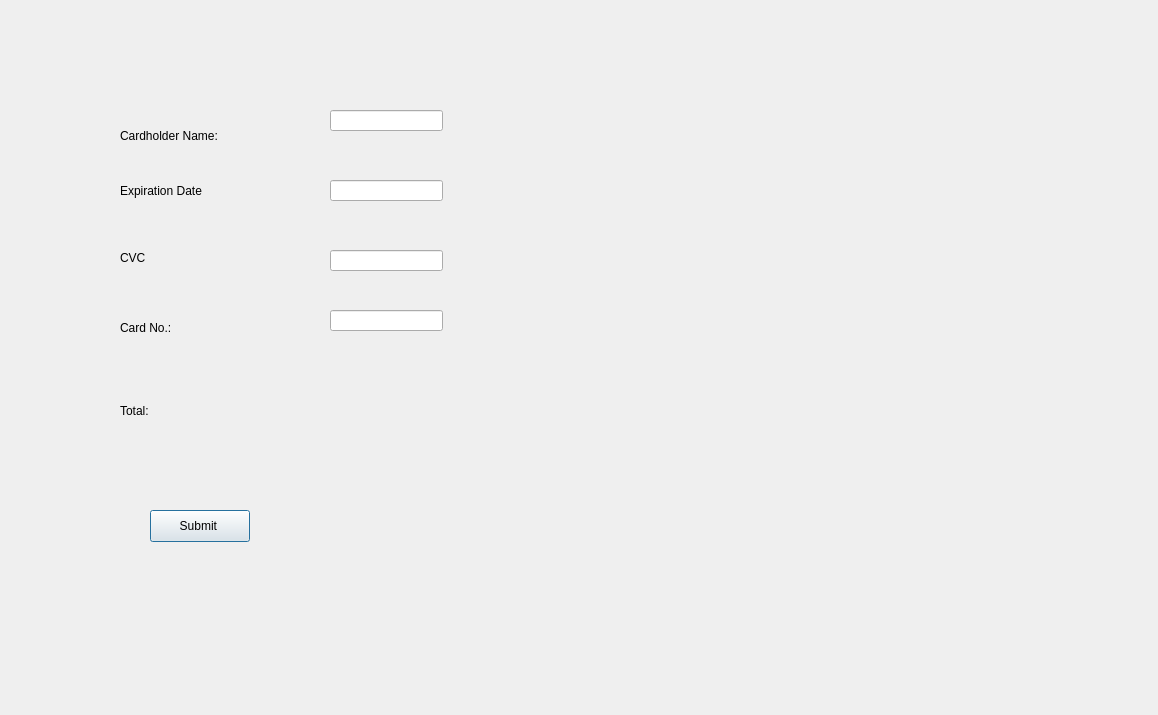
<?xml version="1.0" encoding="UTF-8"?>
<ui version="4.0">
 <class>FillCreditinfo</class>
 <widget class="QDialog" name="FillCreditinfo">
  <property name="geometry">
   <rect>
    <x>0</x>
    <y>0</y>
    <width>1158</width>
    <height>715</height>
   </rect>
  </property>
  <property name="windowTitle">
   <string>Dialog</string>
  </property>
  <widget class="QLabel" name="label_cardname">
   <property name="geometry">
    <rect>
     <x>120</x>
     <y>120</y>
     <width>141</width>
     <height>31</height>
    </rect>
   </property>
   <property name="text">
    <string>Cardholder Name:</string>
   </property>
  </widget>
  <widget class="QLabel" name="label_cardexp">
   <property name="geometry">
    <rect>
     <x>120</x>
     <y>180</y>
     <width>101</width>
     <height>21</height>
    </rect>
   </property>
   <property name="text">
    <string>Expiration Date</string>
   </property>
  </widget>
  <widget class="QLabel" name="label_cardccvc">
   <property name="geometry">
    <rect>
     <x>120</x>
     <y>250</y>
     <width>58</width>
     <height>16</height>
    </rect>
   </property>
   <property name="text">
    <string>CVC</string>
   </property>
  </widget>
  <widget class="QLabel" name="label_cardnum">
   <property name="geometry">
    <rect>
     <x>120</x>
     <y>320</y>
     <width>81</width>
     <height>16</height>
    </rect>
   </property>
   <property name="text">
    <string>Card No.:</string>
   </property>
  </widget>
  <widget class="QLabel" name="label_totalamount">
   <property name="geometry">
    <rect>
     <x>120</x>
     <y>380</y>
     <width>101</width>
     <height>61</height>
    </rect>
   </property>
   <property name="text">
    <string>Total:</string>
   </property>
  </widget>
  <widget class="QLineEdit" name="lineEdit_cardname">
   <property name="geometry">
    <rect>
     <x>330</x>
     <y>110</y>
     <width>113</width>
     <height>21</height>
    </rect>
   </property>
  </widget>
  <widget class="QLineEdit" name="lineEdit_cardexp">
   <property name="geometry">
    <rect>
     <x>330</x>
     <y>180</y>
     <width>113</width>
     <height>21</height>
    </rect>
   </property>
  </widget>
  <widget class="QLineEdit" name="lineEdit_cardcvc">
   <property name="geometry">
    <rect>
     <x>330</x>
     <y>250</y>
     <width>113</width>
     <height>21</height>
    </rect>
   </property>
  </widget>
  <widget class="QLineEdit" name="lineEdit_cardnum">
   <property name="geometry">
    <rect>
     <x>330</x>
     <y>310</y>
     <width>113</width>
     <height>21</height>
    </rect>
   </property>
  </widget>
  <widget class="QPushButton" name="pushButton_submitpayment">
   <property name="geometry">
    <rect>
     <x>150</x>
     <y>510</y>
     <width>100</width>
     <height>32</height>
    </rect>
   </property>
   <property name="text">
    <string>Submit </string>
   </property>
  </widget>
 </widget>
 <resources/>
 <connections/>
</ui>
